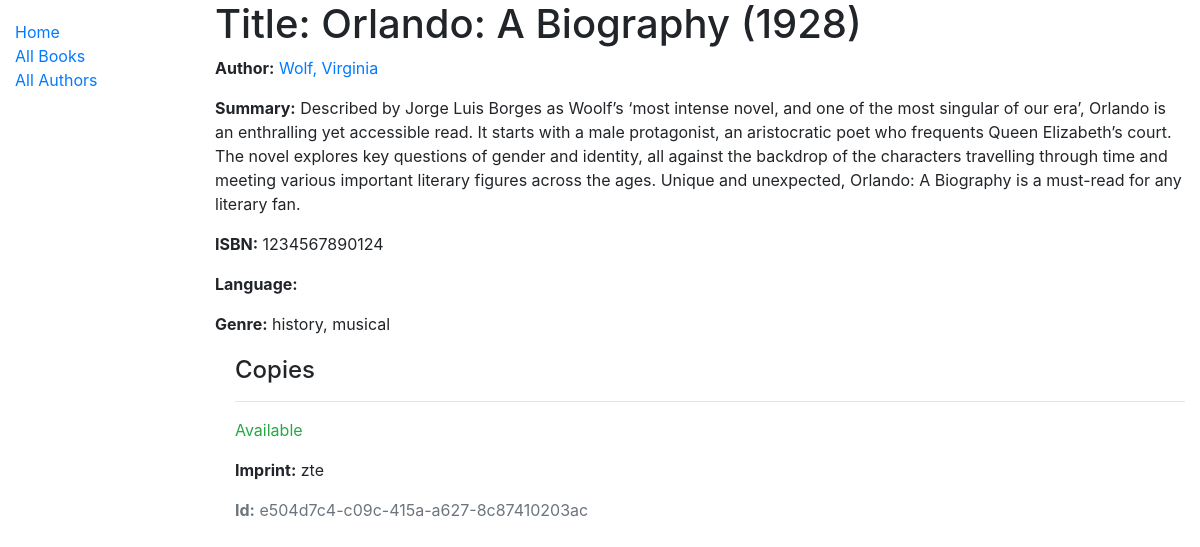
/catalog/book/2, run on the app's committed database.
### catalog/models.py (models this page shows, shortened)
class Book(models.Model):
    title = models.CharField(max_length=200)
    author = models.ForeignKey('Author', on_delete=models.SET_NULL, null=True)
    summary = models.TextField(max_length=1000, help_text='Enter a brief description of the book')
    isbn = models.CharField('ISBN', max_length=13, help_text='13 Character <a href="https://www.isbn-international.org/content/what-isbn">ISBN number</a>')
    genre = models.ManyToManyField(Genre, help_text='Select a genre for this book')
    def display_genre(self):
        """Create a string for the Genre. This is required to display genre in Admin."""
        return ', '.join(genre.name for genre in self.genre.all()[:3])
    display_genre.short_description = 'Genre'
    class Meta:
        ordering = ['title']

class Author(models.Model):
    first_name = models.CharField(max_length=100)
    last_name = models.CharField(max_length=100)
    date_of_birth = models.DateField(null=True, blank=True)
    date_of_death = models.DateField('Died', null=True, blank=True)
    def __str__(self):
        return f'{self.last_name}, {self.first_name}'
    class Meta:
        ordering = ['last_name']

class Genre(models.Model):
    name = models.CharField(max_length=200, help_text='Enter a book genre (e.g. Science Fiction)')
    def __str__(self):
        return self.name

class BookInstance(models.Model):
    id = models.UUIDField(primary_key=True, default=uuid.uuid4, help_text='Unique ID for this particular book across whole library')
    book = models.ForeignKey('Book', on_delete=models.SET_NULL, null=True)
    imprint = models.CharField(max_length=200)
    due_back = models.DateField(null=True, blank=True)
    LOAN_STATUS = (
        ('m', 'Maintenance'),
        ('o', 'On loan'),
        ('a', 'Available'),
        ('r', 'Reserved'),
    )
    status = models.CharField(
        max_length=1,
        choices=LOAN_STATUS,
        blank=True,
        default='m',
        help_text='Book availability',
    )
    class Meta:
        ordering = ['due_back']

### catalog/views.py (the view, shortened to what this page needs)
# urls.py: path('book/<int:pk>', views.BookDetailView.as_view(), name='book-detail'),
class BookDetailView(generic.DetailView):
    model = Book
    template_name2 = 'books/book_detail.html'

### catalog/templates/catalog/book_detail.html (shortened to what this page needs)
{% extends "base_generic.html" %}
{% block content %}
  <h1>Title: {{ book.title }}</h1>
  <p><strong>Author:</strong> <a href="{% url 'author-detail' book.author.pk %}">{{ book.author }}</a></p>
  <p><strong>Summary:</strong> {{ book.summary }}</p>
  <p><strong>ISBN:</strong> {{ book.isbn }}</p>
  <p><strong>Language:</strong> {{ book.language }}</p>
  <p><strong>Genre:</strong> {% for genre in book.genre.all %} {{ genre }}{% if not forloop.last %}, {% endif %}{% endfor %}</p>
  <div style="margin-left:20px;margin-top:20px">
    <h4>Copies</h4>
    {% for copy in book.bookinstance_set.all %}
      <hr>
      <p class="{% if copy.status == 'a' %}text-success{% elif copy.status == 'm' %}text-danger{% else %}text-warning{% endif %}">{{ copy.get_status_display }}</p>
      <p><strong>Imprint:</strong> {{copy.imprint}}</p>
      <p class="text-muted"><strong>Id:</strong> {{copy.id}}</p>
    {% endfor %}
  </div>
{% endblock %}

### data on the page
Book: title "Orlando: A Biography (1928)", author "Wolf, Virginia", summary "Described by Jorge Luis Borges as Woolf’s ‘most intense novel, and one of the most singular of our era’, Orlando is an enthralling yet accessible read. It starts with a male protagonist, an aristocratic poet who frequents Queen Elizabeth’s court. The novel explores key questions of gender and identity, all against the backdrop of the characters travelling through time and meeting various important literary figures across the ages. Unique and unexpected, Orlando: A Biography is a must-read for any literary fan.", isbn "1234567890124"
Genre: name "history"
Genre: name "musical"
BookInstance: status "Available", imprint "zte", id "e504d7c4-c09c-415a-a627-8c87410203ac"
